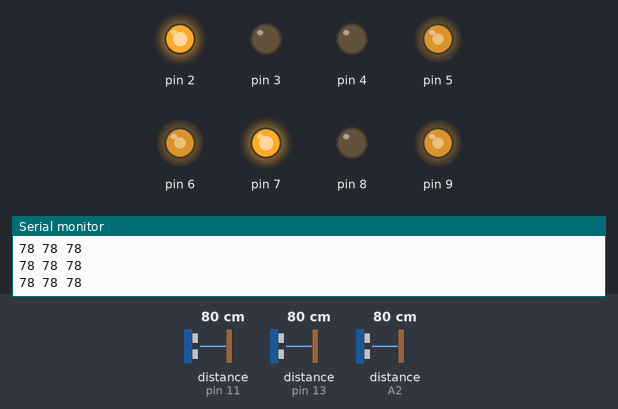
This sketch was run on a simulated Arduino Uno, built with avr-gcc and run on an emulated ATmega328P. Parts: output pins drawn as LEDs (lit = HIGH), the last lines printed to the serial monitor. Wiring (inferred from the names in the program): 3 × ultrasonic range finder: trigger pin 10, echo pin 11 / trigger pin 12, echo pin 13 / trigger A1, echo A2. Dashed ring = blinking. Inputs (shaded band) come from the test bench; at power-on: distance to the obstacle (sensors on pin 13, pin 11, A2) 80 cm. The echo pulse lasts 58.3 µs per cm; pins used as bus, display or sensor lines are not drawn.

Above: at 1.2 s.
1.3 s: distance to the obstacle (sensor on pin 13) set to 18 cm
2.8 s: distance to the obstacle (sensor on pin 13) set to 13 cm
At 3.7 s:
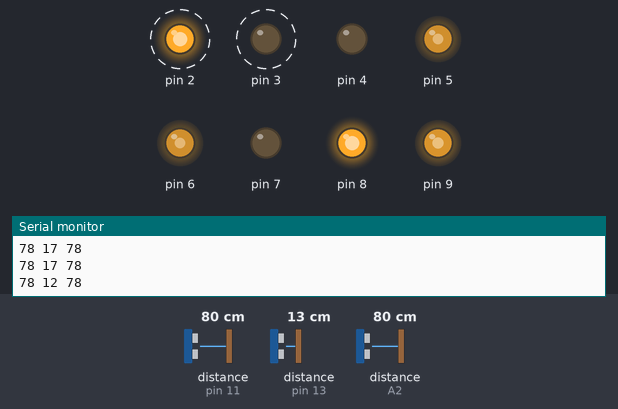
5.8 s: distance to the obstacle (sensor on pin 11) set to 85 cm
At 7.5 s:
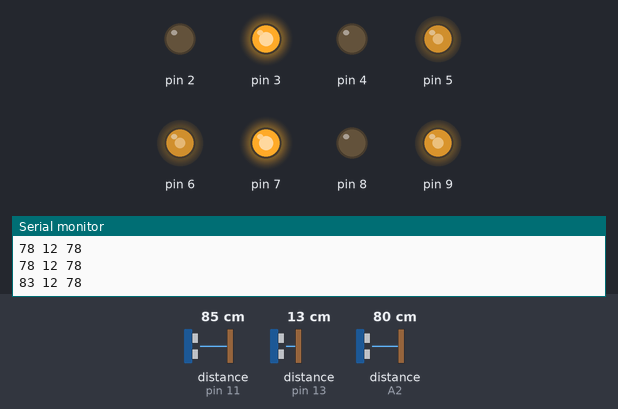
8.8 s: distance to the obstacle (sensor on pin 11) set to 2 cm
At 9.23 s:
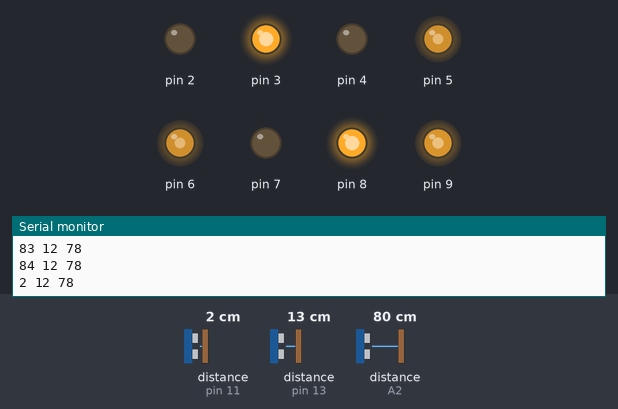
11.8 s: distance to the obstacle (sensor on pin 13) set to 35 cm
At 13.9 s:
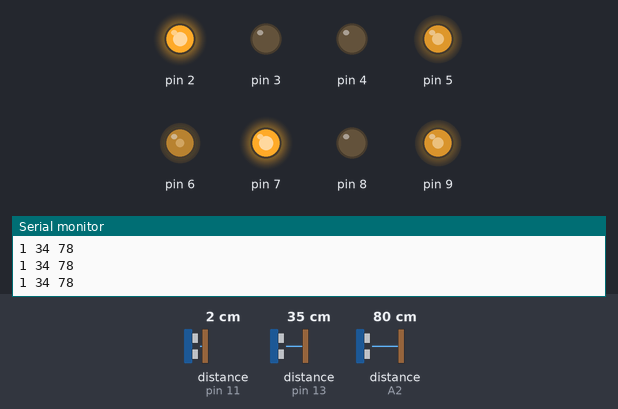
14.2 s: distance to the obstacle (sensor on pin 13) set to 2 cm
At 15.2 s:
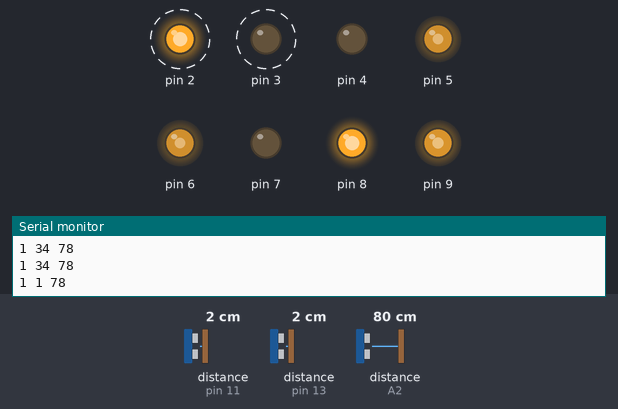
Timing chart, 0 to 18.2 s (numbered marks = the images above; inputs shaded):
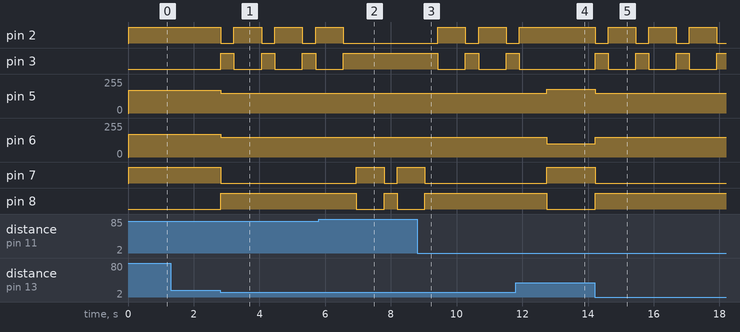

The sketch:

stunning_kup_jarv1.ino
```cpp
// Ultrasonic sensor pins: {Left, Front, Right}
const int YL[] = {10, 12, A1}; // Trig pins
const int EC[] = {11, 13, A2}; // Echo pins

long cm(int i) {
  digitalWrite(YL[i], LOW);
  delayMicroseconds(2);
  digitalWrite(YL[i], HIGH);
  delayMicroseconds(10);
  digitalWrite(YL[i], LOW);

  long duration = pulseIn(EC[i], HIGH, 30000);
  if (duration == 0) return 999;
  return duration * 0.034 / 2;
}

void side(int en, int a, int b, int v) {
  digitalWrite(a, v > 0);
  digitalWrite(b, v < 0);
  analogWrite(en, constrain(abs(v), 0, 255));
}

void drive(int l, int r) {
  side(5, 2, 3, l); // left: D5 enable, D2/D3 direction
  side(6, 7, 8, r); // right: D6 enable, D7/D8 direction
}

void setup() {
  Serial.begin(9600);
  for (int i = 0; i < 3; i++) {
    pinMode(YL[i], OUTPUT);
    pinMode(EC[i], INPUT);
  }
  for (int p = 2; p <= 9; p++) {
    pinMode(p, OUTPUT);
  }
  analogWrite(9, 170); // brush motor on, about 67%
}

void loop() {
  long l = cm(0), f = cm(1), r = cm(2);
  Serial.print(l); Serial.print(" ");
  Serial.print(f); Serial.print(" ");
  Serial.println(r);

  if (f < 15 || (l < 15 && r < 15)) {
    drive(-150, -150);
    delay(400);
    int d = l > r ? -1 : 1;
    drive(150 * d, -150 * d);
    delay(800);
  }
  else if (l < 12) {
    drive(180, 100);
  }
  else if (r < 12) {
    drive(100, 180);
  }
  else {
    drive(170, 170);
  }

  delay(30);
}
```

Measured:
- the behaviour switches between 16 and 15 cm on distance to the obstacle (sensor on pin 13) (found by bisection; images 0 and 1)
- the behaviour switches between 80 and 81 cm on distance to the obstacle (sensor on pin 11) (found by bisection; images 1 and 2)
- after the input at 2.8 s, pin 2: alternates HIGH for 0.84 s and LOW for 0.40 s, starting at once; pin 3: alternates HIGH for 0.40 s and LOW for 0.84 s, starting at once; pin 5, pin 6: 170/255 → 150/255 at once; pin 7: HIGH → LOW at once; pin 8: LOW → HIGH at once
- after the input at 5.8 s, pin 2: goes on until 6.6 s, then stays LOW; pin 3: goes on until 6.6 s, then stays HIGH; pin 7: LOW → HIGH after 1.2 s, → LOW 0.84 s later, → HIGH 0.40 s later; pin 8: HIGH → LOW after 1.2 s, → HIGH 0.84 s later, → LOW 0.40 s later
- after the input at 8.8 s, pin 2: alternates HIGH for 0.84 s and LOW for 0.40 s, starting after 0.63 s; pin 3: alternates HIGH for 0.40 s and LOW for 0.84 s, starting after 0.63 s; pin 7: goes on until 9.0 s, then stays LOW; pin 8: goes on until 9.0 s, then stays HIGH
- after the input at 11.8 s, pin 2: goes on until 11.9 s, then stays HIGH; pin 3: goes on until 11.9 s, then stays LOW; pin 5: 150/255 → 180/255 after 0.94 s; pin 6: 150/255 → 100/255 after 0.94 s; pin 7: LOW → HIGH after 0.94 s
- after the input at 14.2 s, pin 2: alternates HIGH for 0.84 s and LOW for 0.40 s, starting at once; pin 3: alternates HIGH for 0.40 s and LOW for 0.84 s, starting at once; pin 5: 180/255 → 150/255 at once; pin 6: 100/255 → 150/255 at once; pin 7: HIGH → LOW at once
